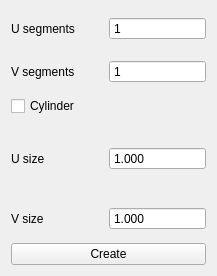
<?xml version="1.0" encoding="UTF-8"?>
<ui version="4.0">
 <class>PatchCreatorModule</class>
 <widget class="QWidget" name="PatchCreatorModule">
  <property name="geometry">
   <rect>
    <x>0</x>
    <y>0</y>
    <width>217</width>
    <height>276</height>
   </rect>
  </property>
  <property name="windowTitle">
   <string>Form</string>
  </property>
  <layout class="QGridLayout" name="gridLayout">
   <item row="3" column="0" rowspan="2" colspan="3">
    <widget class="QFrame" name="uSizeFrame">
     <property name="frameShape">
      <enum>QFrame::NoFrame</enum>
     </property>
     <property name="frameShadow">
      <enum>QFrame::Raised</enum>
     </property>
     <layout class="QGridLayout" name="gridLayout_7">
      <property name="leftMargin">
       <number>0</number>
      </property>
      <property name="topMargin">
       <number>0</number>
      </property>
      <property name="rightMargin">
       <number>0</number>
      </property>
      <property name="bottomMargin">
       <number>0</number>
      </property>
      <property name="spacing">
       <number>0</number>
      </property>
      <item row="0" column="0">
       <widget class="QLabel" name="uSizeLabel">
        <property name="text">
         <string>U size</string>
        </property>
       </widget>
      </item>
      <item row="0" column="1">
       <widget class="QDoubleSpinBox" name="uSize">
        <property name="buttonSymbols">
         <enum>QAbstractSpinBox::NoButtons</enum>
        </property>
        <property name="decimals">
         <number>3</number>
        </property>
        <property name="minimum">
         <double>0.001000000000000</double>
        </property>
        <property name="maximum">
         <double>100.000000000000000</double>
        </property>
        <property name="stepType">
         <enum>QAbstractSpinBox::AdaptiveDecimalStepType</enum>
        </property>
        <property name="value">
         <double>1.000000000000000</double>
        </property>
       </widget>
      </item>
     </layout>
    </widget>
   </item>
   <item row="1" column="0" colspan="3">
    <widget class="QFrame" name="vFrame">
     <property name="frameShape">
      <enum>QFrame::NoFrame</enum>
     </property>
     <property name="frameShadow">
      <enum>QFrame::Raised</enum>
     </property>
     <layout class="QGridLayout" name="gridLayout_5">
      <property name="leftMargin">
       <number>0</number>
      </property>
      <property name="topMargin">
       <number>0</number>
      </property>
      <property name="rightMargin">
       <number>0</number>
      </property>
      <property name="bottomMargin">
       <number>0</number>
      </property>
      <property name="spacing">
       <number>0</number>
      </property>
      <item row="0" column="1">
       <widget class="QSpinBox" name="vSegments">
        <property name="buttonSymbols">
         <enum>QAbstractSpinBox::NoButtons</enum>
        </property>
        <property name="accelerated">
         <bool>true</bool>
        </property>
        <property name="minimum">
         <number>1</number>
        </property>
        <property name="maximum">
         <number>5096</number>
        </property>
        <property name="value">
         <number>1</number>
        </property>
       </widget>
      </item>
      <item row="0" column="0">
       <widget class="QLabel" name="vSegmentsLabel">
        <property name="text">
         <string>V segments</string>
        </property>
       </widget>
      </item>
     </layout>
    </widget>
   </item>
   <item row="8" column="0" colspan="3">
    <widget class="QFrame" name="vSizeFrame">
     <property name="frameShape">
      <enum>QFrame::NoFrame</enum>
     </property>
     <property name="frameShadow">
      <enum>QFrame::Raised</enum>
     </property>
     <layout class="QGridLayout" name="gridLayout_6">
      <property name="leftMargin">
       <number>0</number>
      </property>
      <property name="topMargin">
       <number>0</number>
      </property>
      <property name="rightMargin">
       <number>0</number>
      </property>
      <property name="bottomMargin">
       <number>0</number>
      </property>
      <property name="spacing">
       <number>0</number>
      </property>
      <item row="0" column="0">
       <widget class="QLabel" name="vSizeLabel">
        <property name="text">
         <string>V size</string>
        </property>
       </widget>
      </item>
      <item row="0" column="1">
       <widget class="QDoubleSpinBox" name="vSize">
        <property name="buttonSymbols">
         <enum>QAbstractSpinBox::NoButtons</enum>
        </property>
        <property name="decimals">
         <number>3</number>
        </property>
        <property name="minimum">
         <double>0.001000000000000</double>
        </property>
        <property name="maximum">
         <double>100.000000000000000</double>
        </property>
        <property name="stepType">
         <enum>QAbstractSpinBox::AdaptiveDecimalStepType</enum>
        </property>
        <property name="value">
         <double>1.000000000000000</double>
        </property>
       </widget>
      </item>
     </layout>
    </widget>
   </item>
   <item row="0" column="0" colspan="3">
    <widget class="QFrame" name="uFrame">
     <property name="frameShape">
      <enum>QFrame::NoFrame</enum>
     </property>
     <property name="frameShadow">
      <enum>QFrame::Raised</enum>
     </property>
     <property name="lineWidth">
      <number>0</number>
     </property>
     <layout class="QGridLayout" name="gridLayout_4">
      <property name="leftMargin">
       <number>0</number>
      </property>
      <property name="topMargin">
       <number>0</number>
      </property>
      <property name="rightMargin">
       <number>0</number>
      </property>
      <property name="bottomMargin">
       <number>0</number>
      </property>
      <property name="spacing">
       <number>0</number>
      </property>
      <item row="0" column="0">
       <widget class="QLabel" name="uSegmentsLabel">
        <property name="text">
         <string>U segments</string>
        </property>
       </widget>
      </item>
      <item row="0" column="1">
       <widget class="QSpinBox" name="uSegments">
        <property name="buttonSymbols">
         <enum>QAbstractSpinBox::NoButtons</enum>
        </property>
        <property name="accelerated">
         <bool>true</bool>
        </property>
        <property name="minimum">
         <number>1</number>
        </property>
        <property name="maximum">
         <number>5096</number>
        </property>
        <property name="value">
         <number>1</number>
        </property>
       </widget>
      </item>
     </layout>
    </widget>
   </item>
   <item row="2" column="0" colspan="3">
    <widget class="QCheckBox" name="cylinderCheckBox">
     <property name="text">
      <string>Cylinder</string>
     </property>
    </widget>
   </item>
   <item row="9" column="0" colspan="3">
    <widget class="QPushButton" name="createButton">
     <property name="text">
      <string>Create</string>
     </property>
    </widget>
   </item>
  </layout>
 </widget>
 <resources/>
 <connections/>
</ui>
